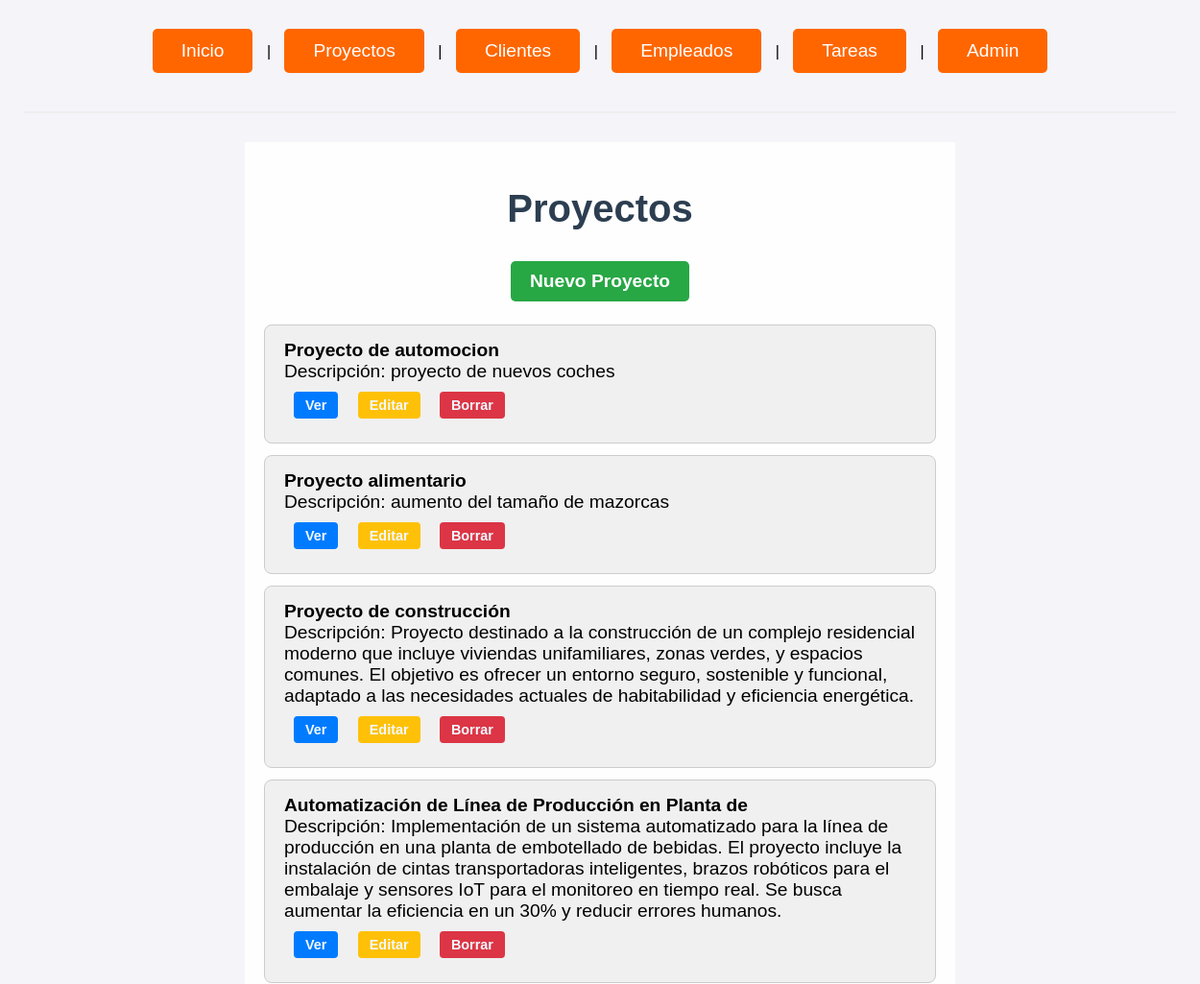
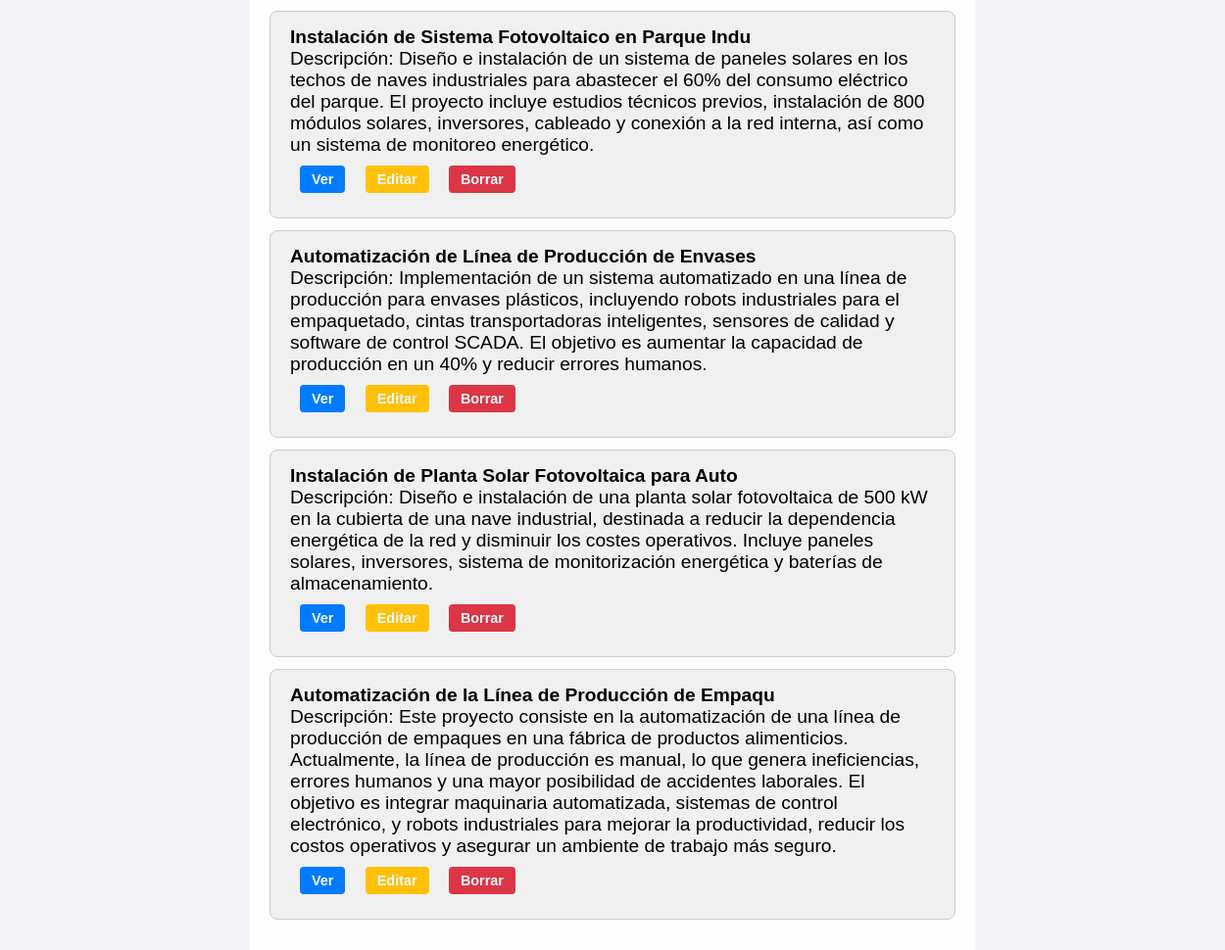
/proyectos/ (upper part), run on an earlier commit of the app's database (2 pictures, top to bottom).
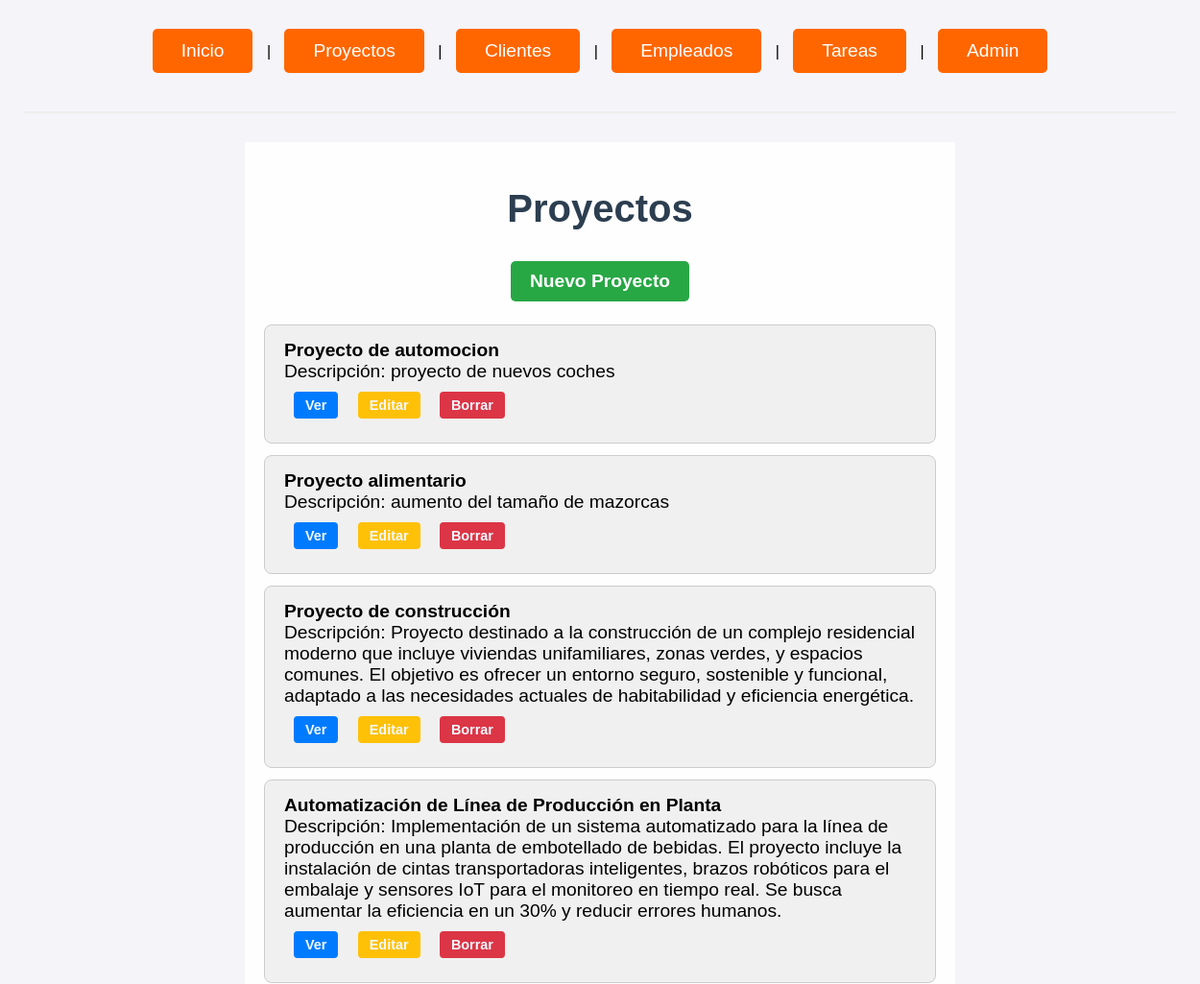
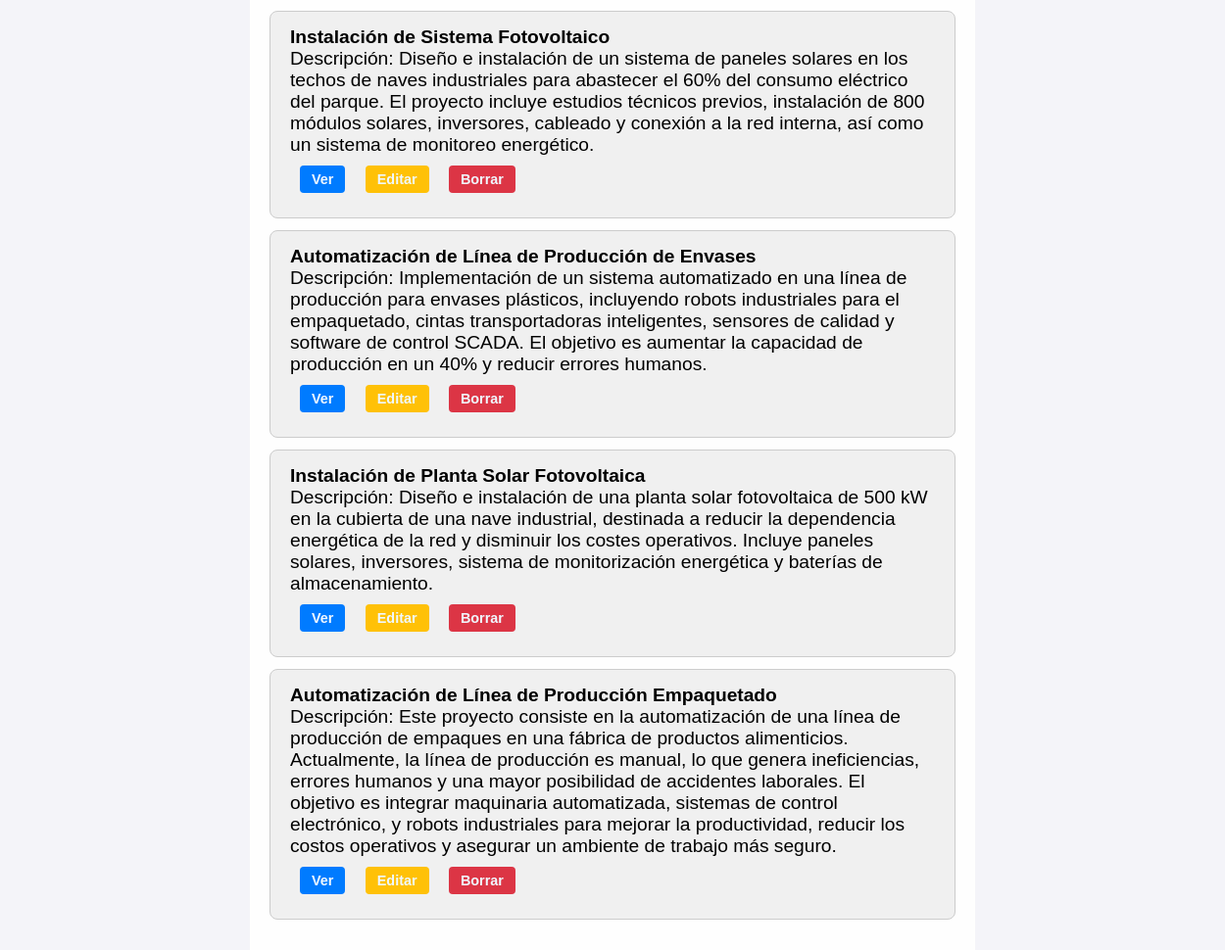
And on a later commit of the database (2 pictures, top to bottom).
### gestion_produccion_G6/models.py (models this page shows, shortened)
class Proyecto(models.Model):
    nombre = models.CharField(max_length=50)
    descripcion = models.TextField(max_length=500, default="Descripción no proporcionada")
    fecha_ini = models.DateField(default=datetime.date.today)
    fecha_fin = models.DateField(default=datetime.date.today)
    presupuesto = models.IntegerField(default=0)
    responsables = models.ManyToManyField('Empleado', blank=True, related_name='proyectos_responsables')

### gestion_produccion_G6/views.py (the view)
# urls.py: path('proyectos/', views.ProyectoListView.as_view(), name='proyecto_list'),
class ProyectoListView(ListView):
    model = Proyecto
    template_name = 'proyecto_list.html'
    context_object_name = 'proyectos'

### gestion_produccion_G6/templates/proyecto_list.html
{% extends "base.html" %} {% block content %}
<h1>Proyectos</h1>
<a href="{% url 'proyecto_create' %}" class="boton_crear">Nuevo Proyecto</a>
<ul class="lista_general">
  {% for proyecto in proyectos %}
  <li class="lista">
    <strong>{{ proyecto.nombre }}</strong><br />
    Descripción: {{ proyecto.descripcion }}<br />
    <a href="{% url 'proyecto_detail' proyecto.pk %}" class="boton_ver">Ver</a>
    <a href="{% url 'proyecto_update' proyecto.pk %}" class="boton_editar"
      >Editar</a
    >
    <a href="{% url 'proyecto_delete' proyecto.pk %}" class="boton_eliminar"
      >Borrar</a
    >
  </li>
  {% empty %}
  <li class="lista">No hay proyectos disponibles.</li>
  {% endfor %}
</ul>
{% endblock %}

What changed in the data, as far as the page shows it:
changed Proyecto: nombre "Automatización de Línea de Producción en Planta de" → "Automatización de Línea de Producción en Planta"
changed Proyecto: nombre "Instalación de Sistema Fotovoltaico en Parque Indu" → "Instalación de Sistema Fotovoltaico"
changed Proyecto: nombre "Instalación de Planta Solar Fotovoltaica para Auto" → "Instalación de Planta Solar Fotovoltaica"
changed Proyecto: nombre "Automatización de la Línea de Producción de Empaqu" → "Automatización de Línea de Producción Empaquetado"
